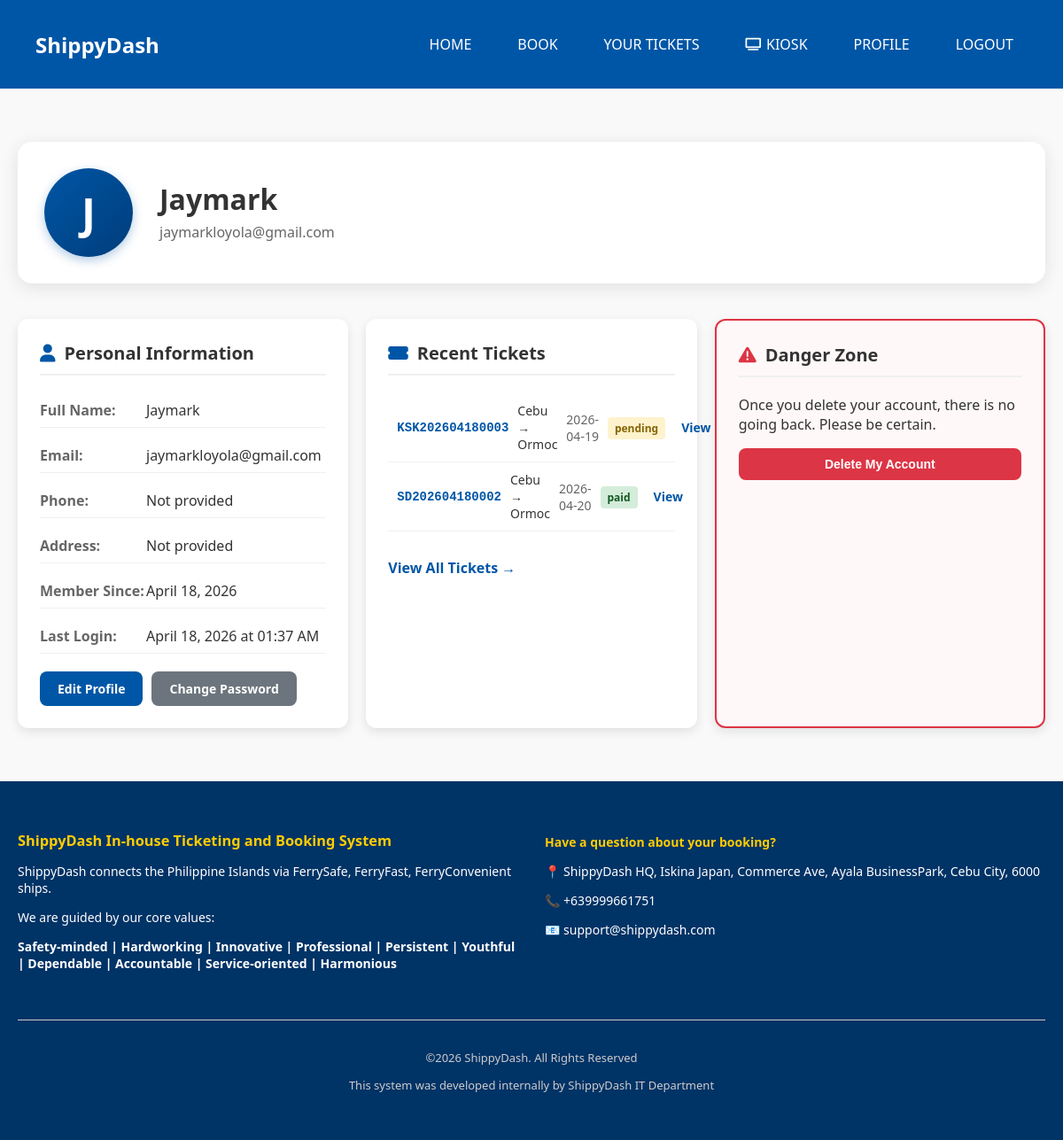
The page /profile (signed in) on the database its author committed.
### ticketingsystem.py (models this page shows, shortened)
class User(db.Model):
    id = db.Column(db.Integer, primary_key=True)
    name = db.Column(db.String(100), nullable=False)
    email = db.Column(db.String(120), unique=True, nullable=False)
    password = db.Column(db.String(200), nullable=False)
    is_admin = db.Column(db.Boolean, default=False)
    is_active = db.Column(db.Boolean, default=True)
    profile_picture = db.Column(db.String(200), nullable=True)
    phone = db.Column(db.String(20), nullable=True)
    address = db.Column(db.String(200), nullable=True)
    created_at = db.Column(db.DateTime, default=datetime.utcnow)
    last_login = db.Column(db.DateTime, nullable=True)
    reset_token = db.Column(db.String(200), nullable=True)
    reset_token_expiry = db.Column(db.DateTime, nullable=True)

class Ticket(db.Model):
    id = db.Column(db.Integer, primary_key=True)
    user_id = db.Column(db.Integer, db.ForeignKey('user.id'), nullable=False)
    passenger_name = db.Column(db.String(100), nullable=False)
    passenger_email = db.Column(db.String(120), nullable=False)
    passenger_phone = db.Column(db.String(20), nullable=True)
    route = db.Column(db.String(200), nullable=False)
    departure_date = db.Column(db.String(50), nullable=False)
    departure_time = db.Column(db.String(50), default="08:00 AM")
    return_date = db.Column(db.String(50), nullable=True)
    return_time = db.Column(db.String(50), nullable=True)
    trip_type = db.Column(db.String(20), nullable=False, default="one-way")
    amount = db.Column(db.Float, nullable=False, default=0.0)
    payment_status = db.Column(db.String(50), default="pending")
    payment_method = db.Column(db.String(50), nullable=True)
    payment_intent_id = db.Column(db.String(100), nullable=True)
    checkout_session_id = db.Column(db.String(100), nullable=True)
    checkout_url = db.Column(db.String(500), nullable=True)
    reference_number = db.Column(db.String(50), unique=True, nullable=True)
    status = db.Column(db.String(50), default="active")
    seat_number = db.Column(db.String(20), nullable=True)
    special_requests = db.Column(db.Text, nullable=True)
    verification_code = db.Column(db.String(20), nullable=True)
    created_at = db.Column(db.DateTime, default=datetime.utcnow)
    updated_at = db.Column(db.DateTime, onupdate=datetime.utcnow)
    user = db.relationship('User', backref=db.backref('tickets', lazy=True))

### ticketingsystem.py (the view)
@app.route('/profile')
def profile():
    if 'user_id' not in session:
        flash('Please login to view your profile.', 'error')
        return redirect(url_for('login'))
    user = User.query.get_or_404(session['user_id'])
    user_tickets = Ticket.query.filter_by(user_id=user.id).order_by(Ticket.created_at.desc()).limit(5).all()
    return render_template('profile.html', user=user, tickets=user_tickets)

### Templates/profile.html (shortened to what this page needs)
{% extends "base.html" %}
{% block content %}
<div class="profile-container">
  <div class="profile-header">
    <div class="profile-avatar">
      <div class="avatar-circle">
        {{ user.name[0]|upper }}
      </div>
    </div>
    <div class="profile-title">
      <h1>{{ user.name }}</h1>
      <p class="profile-email">{{ user.email }}</p>
    </div>
  </div>
  <div class="profile-grid">
    <div class="profile-card">
      <h2><i class="fas fa-user"></i> Personal Information</h2>
      <div class="info-row">
        <span class="info-label">Full Name:</span>
        <span class="info-value">{{ user.name }}</span>
      </div>
      <div class="info-row">
        <span class="info-label">Email:</span>
        <span class="info-value">{{ user.email }}</span>
      </div>
      <div class="info-row">
        <span class="info-label">Phone:</span>
        <span class="info-value">{{ user.phone or 'Not provided' }}</span>
      </div>
      <div class="info-row">
        <span class="info-label">Address:</span>
        <span class="info-value">{{ user.address or 'Not provided' }}</span>
      </div>
      <div class="info-row">
  <span class="info-label">Member Since:</span>
  <span class="info-value">{{ user.created_at.strftime('%B %d, %Y') if user.created_at else 'N/A' }}</span>
</div>
<div class="info-row">
  <span class="info-label">Last Login:</span>
  <span class="info-value">{{ user.last_login.strftime('%B %d, %Y at %I:%M %p') if user.last_login else 'First login' }}</span>
</div>
      <div class="profile-actions">
        <a href="{{ url_for('profile_edit') }}" class="btn-primary">Edit Profile</a>
        <a href="{{ url_for('change_password') }}" class="btn-secondary">Change Password</a>
      </div>
    </div>
    <div class="profile-card">
      <h2><i class="fas fa-ticket-alt"></i> Recent Tickets</h2>
      {% if tickets %}
        <div class="recent-tickets">
          {% for ticket in tickets %}
          <div class="ticket-item">
            <div class="ticket-ref">{{ ticket.reference_number }}</div>
            <div class="ticket-route">{{ ticket.route }}</div>
            <div class="ticket-date">{{ ticket.departure_date }}</div>
            <div class="ticket-status">
              <span class="status-badge status-{{ ticket.payment_status }}">
                {{ ticket.payment_status }}
              </span>
            </div>
            <a href="{{ url_for('ticket_detail', ticket_id=ticket.id) }}" class="ticket-view">View</a>
          </div>
          {% endfor %}
        </div>
        <a href="{{ url_for('tickets') }}" class="view-all-link">View All Tickets →</a>
      {% else %}
        <p class="no-data">No tickets yet.</p>
        <a href="{{ url_for('book') }}" class="btn-primary">Book a Trip</a>
      {% endif %}
    </div>
    {% if not user.is_admin %}
    <div class="profile-card danger-zone">
      <h2><i class="fas fa-exclamation-triangle"></i> Danger Zone</h2>
      <p>Once you delete your account, there is no going back. Please be certain.</p>
      <form method="POST" action="{{ url_for('delete_account') }}" onsubmit="return confirm('Are you sure you want to delete your account? This action cannot be undone!');">
        <button type="submit" class="btn-danger">Delete My Account</button>
      </form>
    </div>
    {% endif %}
  </div>
</div>
{% endblock %}

### static/style.css (style rules this page uses)
body { margin: 0; font-family: 'Segoe UI', sans-serif; background-color: #f9f9f9; color: #333; }

### Templates/profile.html (style rules this page uses)
.profile-container { max-width: 1200px; margin: 40px auto; padding: 20px; }
.profile-header { display: flex; align-items: center; gap: 30px; margin-bottom: 40px; padding: 30px; background: white; border-radius: 16px; box-shadow: 0 4px 20px rgba(0,0,0,0.1); }
.avatar-circle { width: 100px; height: 100px; background: linear-gradient(135deg, #0056a6, #003d7a); border-radius: 50%; display: flex; align-items: center; justify-content: center; font-size: 48px; font-weight: bold; color: white; box-shadow: 0 4px 12px rgba(0,86,166,0.3); }
.profile-title h1 { margin: 0; color: #333; font-size: 32px; }
.profile-email { color: #666; font-size: 16px; margin: 5px 0; }
.profile-grid { display: grid; grid-template-columns: repeat(auto-fit, minmax(350px, 1fr)); gap: 20px; }
.profile-card { background: white; padding: 25px; border-radius: 12px; box-shadow: 0 4px 12px rgba(0,0,0,0.1); }
.profile-card h2 { margin-top: 0; margin-bottom: 20px; color: #333; font-size: 20px; display: flex; align-items: center; gap: 10px; border-bottom: 2px solid #f0f0f0; padding-bottom: 10px; }
.profile-card h2 i { color: #0056a6; }
.info-row { display: flex; margin-bottom: 12px; padding: 8px 0; border-bottom: 1px solid #f0f0f0; }
.info-label { width: 120px; font-weight: 600; color: #666; }
.info-value { flex: 1; color: #333; }
.profile-actions { display: flex; gap: 10px; margin-top: 20px; }
.btn-primary, .btn-secondary, .btn-danger { padding: 10px 20px; border: none; border-radius: 8px; font-size: 14px; font-weight: 600; cursor: pointer; text-decoration: none; display: inline-block; transition: all 0.3s; }
.btn-primary { background: #0056a6; color: white; }
.btn-secondary { background: #6c757d; color: white; }
.btn-danger { background: #dc3545; color: white; width: 100%; }
.recent-tickets { margin-bottom: 15px; }
.ticket-item { display: grid; grid-template-columns: auto 1fr auto auto auto; gap: 10px; align-items: center; padding: 10px; border-bottom: 1px solid #f0f0f0; font-size: 14px; }
.ticket-ref { font-family: monospace; font-weight: bold; color: #0056a6; }
.ticket-route { color: #333; }
.ticket-date { color: #666; }
.ticket-view { color: #0056a6; text-decoration: none; font-weight: 600; padding: 4px 8px; border-radius: 4px; }
.status-badge { padding: 4px 8px; border-radius: 4px; font-size: 12px; font-weight: bold; }
.status-pending { background: #fff3cd; color: #856404; }
.status-paid { background: #d4edda; color: #155724; }
.view-all-link { display: inline-block; margin-top: 15px; color: #0056a6; text-decoration: none; font-weight: 600; }
.danger-zone { border: 2px solid #dc3545; background: #fff8f8; }
.danger-zone h2 i { color: #dc3545; }

### rows shown on the page
User: name "J", name "Jaymark", email "jaymarkloyola@gmail.com", phone "Not provided", address "Not provided", created_at "April 18, 2026", last_login "April 18, 2026 at 01:37 AM"
Ticket: reference_number "KSK202604180003", route "Cebu → Ormoc", departure_date "2026-04-19", payment_status "pending"
Ticket: reference_number "SD202604180002", route "Cebu → Ormoc", departure_date "2026-04-20", payment_status "paid"
